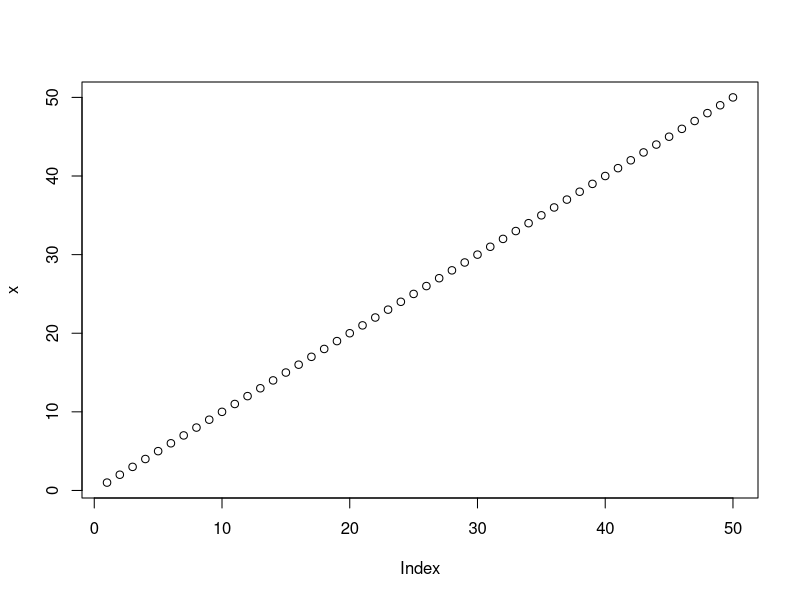
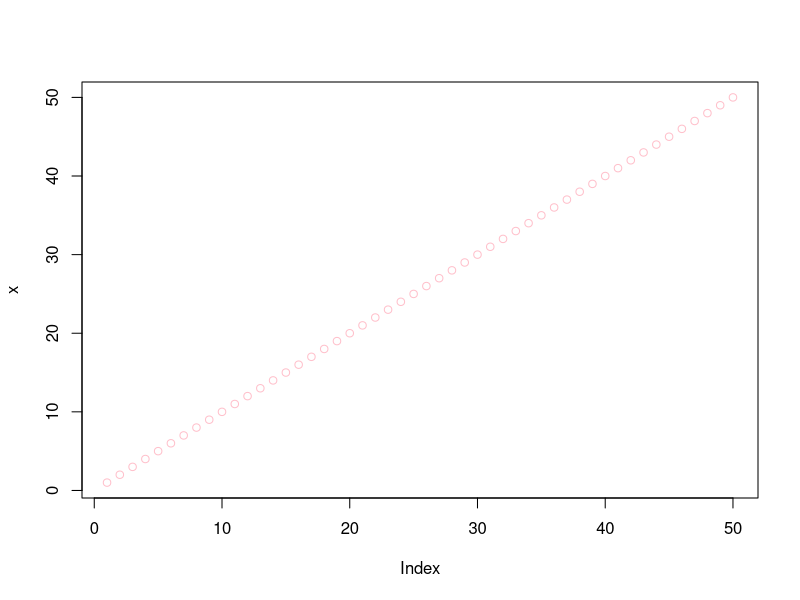
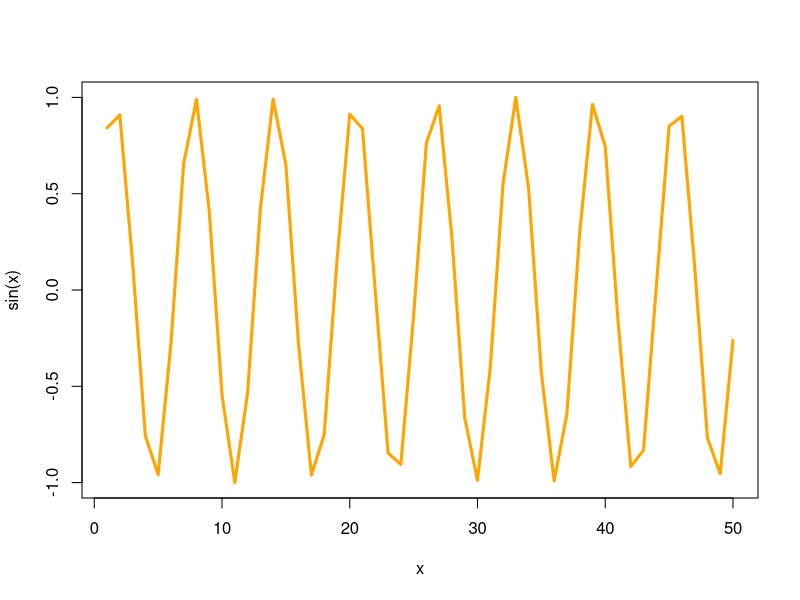

Reproduce these figures in R, in order.
#' ---
#' title: "Class 4 Lab"
#' author: "Li Ling (A15092789)"
#' ---

#this is my first R script
x <- 1:50 
plot(x)
plot(x,col="pink")
plot(x, sin(x),typ="l",col="orange", lwd="3")
log(10, base=10)
log(10)
